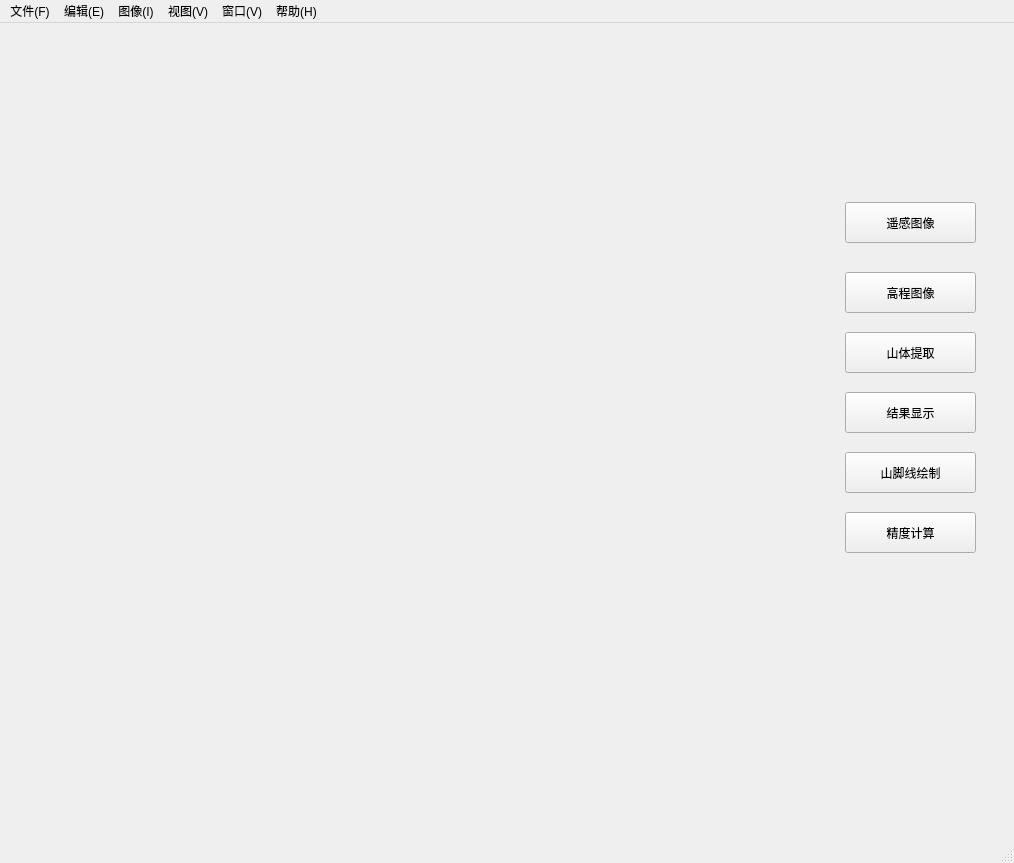
<?xml version="1.0" encoding="UTF-8"?>
<ui version="4.0">
 <class>MainWindow</class>
 <widget class="QMainWindow" name="MainWindow">
  <property name="geometry">
   <rect>
    <x>0</x>
    <y>0</y>
    <width>1014</width>
    <height>863</height>
   </rect>
  </property>
  <property name="windowTitle">
   <string>MainWindow</string>
  </property>
  <widget class="QWidget" name="centralwidget">
   <layout class="QHBoxLayout" name="horizontalLayout">
    <item>
     <widget class="QLabel" name="label">
      <property name="minimumSize">
       <size>
        <width>800</width>
        <height>800</height>
       </size>
      </property>
      <property name="text">
       <string/>
      </property>
      <property name="scaledContents">
       <bool>true</bool>
      </property>
     </widget>
    </item>
    <item>
     <widget class="QWidget" name="widget" native="true">
      <property name="minimumSize">
       <size>
        <width>190</width>
        <height>0</height>
       </size>
      </property>
      <property name="maximumSize">
       <size>
        <width>190</width>
        <height>16777215</height>
       </size>
      </property>
      <property name="layoutDirection">
       <enum>Qt::LeftToRight</enum>
      </property>
      <widget class="QPushButton" name="pushButton_oriRemote">
       <property name="geometry">
        <rect>
         <x>30</x>
         <y>170</y>
         <width>131</width>
         <height>41</height>
        </rect>
       </property>
       <property name="contextMenuPolicy">
        <enum>Qt::NoContextMenu</enum>
       </property>
       <property name="text">
        <string>遥感图像</string>
       </property>
      </widget>
      <widget class="QPushButton" name="pushButton_extract">
       <property name="geometry">
        <rect>
         <x>30</x>
         <y>300</y>
         <width>131</width>
         <height>41</height>
        </rect>
       </property>
       <property name="text">
        <string>山体提取</string>
       </property>
      </widget>
      <widget class="QPushButton" name="pushButton_show">
       <property name="geometry">
        <rect>
         <x>30</x>
         <y>360</y>
         <width>131</width>
         <height>41</height>
        </rect>
       </property>
       <property name="contextMenuPolicy">
        <enum>Qt::NoContextMenu</enum>
       </property>
       <property name="text">
        <string>结果显示</string>
       </property>
      </widget>
      <widget class="QPushButton" name="pushButton_calculate">
       <property name="geometry">
        <rect>
         <x>30</x>
         <y>480</y>
         <width>131</width>
         <height>41</height>
        </rect>
       </property>
       <property name="contextMenuPolicy">
        <enum>Qt::NoContextMenu</enum>
       </property>
       <property name="text">
        <string>精度计算</string>
       </property>
      </widget>
      <widget class="QPushButton" name="pushButton_drawLine">
       <property name="geometry">
        <rect>
         <x>30</x>
         <y>420</y>
         <width>131</width>
         <height>41</height>
        </rect>
       </property>
       <property name="contextMenuPolicy">
        <enum>Qt::NoContextMenu</enum>
       </property>
       <property name="text">
        <string>山脚线绘制</string>
       </property>
      </widget>
      <widget class="QPushButton" name="pushButton_oriDem">
       <property name="geometry">
        <rect>
         <x>30</x>
         <y>240</y>
         <width>131</width>
         <height>41</height>
        </rect>
       </property>
       <property name="contextMenuPolicy">
        <enum>Qt::NoContextMenu</enum>
       </property>
       <property name="text">
        <string>高程图像</string>
       </property>
      </widget>
     </widget>
    </item>
   </layout>
  </widget>
  <widget class="QMenuBar" name="menubar">
   <property name="geometry">
    <rect>
     <x>0</x>
     <y>0</y>
     <width>1014</width>
     <height>23</height>
    </rect>
   </property>
   <widget class="QMenu" name="menu_F">
    <property name="title">
     <string>文件(F)</string>
    </property>
    <addaction name="action_openRemote"/>
    <addaction name="action_openDem"/>
    <addaction name="action_saveImg"/>
    <addaction name="action_quit"/>
   </widget>
   <widget class="QMenu" name="menu_E">
    <property name="title">
     <string>编辑(E)</string>
    </property>
    <widget class="QMenu" name="menu_predictMode">
     <property name="title">
      <string>预测模式</string>
     </property>
     <addaction name="action_singleImg"/>
     <addaction name="action_folderImg"/>
    </widget>
    <addaction name="menu_predictMode"/>
    <addaction name="separator"/>
    <addaction name="action_cleanImg"/>
    <addaction name="action_ParaSetting"/>
   </widget>
   <widget class="QMenu" name="menu_I">
    <property name="title">
     <string>图像(I)</string>
    </property>
    <addaction name="action_slope"/>
    <addaction name="action_curvKh"/>
    <addaction name="action_curvkv"/>
   </widget>
   <widget class="QMenu" name="menu_V">
    <property name="title">
     <string>视图(V)</string>
    </property>
   </widget>
   <widget class="QMenu" name="menu_V_2">
    <property name="title">
     <string>窗口(V)</string>
    </property>
   </widget>
   <widget class="QMenu" name="menu_H">
    <property name="title">
     <string>帮助(H)</string>
    </property>
   </widget>
   <addaction name="menu_F"/>
   <addaction name="menu_E"/>
   <addaction name="menu_I"/>
   <addaction name="menu_V"/>
   <addaction name="menu_V_2"/>
   <addaction name="menu_H"/>
  </widget>
  <widget class="QStatusBar" name="statusbar"/>
  <action name="action_openRemote">
   <property name="text">
    <string>加载遥感数据</string>
   </property>
  </action>
  <action name="action_saveImg">
   <property name="text">
    <string>保存结果</string>
   </property>
  </action>
  <action name="action_quit">
   <property name="text">
    <string>退出</string>
   </property>
  </action>
  <action name="action_cleanImg">
   <property name="text">
    <string>清空图层</string>
   </property>
  </action>
  <action name="action_singleImg">
   <property name="text">
    <string>单张图片</string>
   </property>
  </action>
  <action name="action_folderImg">
   <property name="text">
    <string>文件夹</string>
   </property>
  </action>
  <action name="action_openDem">
   <property name="text">
    <string>加载高程数据</string>
   </property>
  </action>
  <action name="action_ParaSetting">
   <property name="text">
    <string>参数设置</string>
   </property>
  </action>
  <action name="action_slope">
   <property name="text">
    <string>坡度图</string>
   </property>
  </action>
  <action name="action_curvKh">
   <property name="text">
    <string>平面曲率</string>
   </property>
  </action>
  <action name="action_curvkv">
   <property name="text">
    <string>剖面曲率</string>
   </property>
  </action>
 </widget>
 <resources/>
 <connections>
  <connection>
   <sender>action_cleanImg</sender>
   <signal>triggered()</signal>
   <receiver>MainWindow</receiver>
   <slot>cleanImg()</slot>
   <hints>
    <hint type="sourcelabel">
     <x>-1</x>
     <y>-1</y>
    </hint>
    <hint type="destinationlabel">
     <x>506</x>
     <y>431</y>
    </hint>
   </hints>
  </connection>
  <connection>
   <sender>action_openRemote</sender>
   <signal>triggered()</signal>
   <receiver>MainWindow</receiver>
   <slot>openImg()</slot>
   <hints>
    <hint type="sourcelabel">
     <x>-1</x>
     <y>-1</y>
    </hint>
    <hint type="destinationlabel">
     <x>506</x>
     <y>431</y>
    </hint>
   </hints>
  </connection>
  <connection>
   <sender>action_quit</sender>
   <signal>triggered()</signal>
   <receiver>MainWindow</receiver>
   <slot>quit()</slot>
   <hints>
    <hint type="sourcelabel">
     <x>-1</x>
     <y>-1</y>
    </hint>
    <hint type="destinationlabel">
     <x>506</x>
     <y>431</y>
    </hint>
   </hints>
  </connection>
  <connection>
   <sender>action_saveImg</sender>
   <signal>triggered()</signal>
   <receiver>MainWindow</receiver>
   <slot>saveImg()</slot>
   <hints>
    <hint type="sourcelabel">
     <x>-1</x>
     <y>-1</y>
    </hint>
    <hint type="destinationlabel">
     <x>506</x>
     <y>431</y>
    </hint>
   </hints>
  </connection>
  <connection>
   <sender>pushButton_extract</sender>
   <signal>clicked()</signal>
   <receiver>MainWindow</receiver>
   <slot>extract()</slot>
   <hints>
    <hint type="sourcelabel">
     <x>910</x>
     <y>332</y>
    </hint>
    <hint type="destinationlabel">
     <x>506</x>
     <y>431</y>
    </hint>
   </hints>
  </connection>
  <connection>
   <sender>pushButton_oriRemote</sender>
   <signal>clicked()</signal>
   <receiver>MainWindow</receiver>
   <slot>originalImg()</slot>
   <hints>
    <hint type="sourcelabel">
     <x>975</x>
     <y>242</y>
    </hint>
    <hint type="destinationlabel">
     <x>506</x>
     <y>431</y>
    </hint>
   </hints>
  </connection>
  <connection>
   <sender>pushButton_calculate</sender>
   <signal>clicked()</signal>
   <receiver>MainWindow</receiver>
   <slot>calculate()</slot>
   <hints>
    <hint type="sourcelabel">
     <x>910</x>
     <y>532</y>
    </hint>
    <hint type="destinationlabel">
     <x>506</x>
     <y>431</y>
    </hint>
   </hints>
  </connection>
  <connection>
   <sender>pushButton_show</sender>
   <signal>clicked()</signal>
   <receiver>MainWindow</receiver>
   <slot>showResult()</slot>
   <hints>
    <hint type="sourcelabel">
     <x>975</x>
     <y>432</y>
    </hint>
    <hint type="destinationlabel">
     <x>506</x>
     <y>431</y>
    </hint>
   </hints>
  </connection>
  <connection>
   <sender>action_singleImg</sender>
   <signal>triggered()</signal>
   <receiver>MainWindow</receiver>
   <slot>setSingleImg()</slot>
   <hints>
    <hint type="sourcelabel">
     <x>-1</x>
     <y>-1</y>
    </hint>
    <hint type="destinationlabel">
     <x>506</x>
     <y>431</y>
    </hint>
   </hints>
  </connection>
  <connection>
   <sender>action_folderImg</sender>
   <signal>triggered()</signal>
   <receiver>MainWindow</receiver>
   <slot>setFolderImg()</slot>
   <hints>
    <hint type="sourcelabel">
     <x>-1</x>
     <y>-1</y>
    </hint>
    <hint type="destinationlabel">
     <x>506</x>
     <y>431</y>
    </hint>
   </hints>
  </connection>
  <connection>
   <sender>pushButton_oriDem</sender>
   <signal>clicked()</signal>
   <receiver>MainWindow</receiver>
   <slot>originalDem()</slot>
   <hints>
    <hint type="sourcelabel">
     <x>910</x>
     <y>292</y>
    </hint>
    <hint type="destinationlabel">
     <x>506</x>
     <y>431</y>
    </hint>
   </hints>
  </connection>
  <connection>
   <sender>pushButton_drawLine</sender>
   <signal>clicked()</signal>
   <receiver>MainWindow</receiver>
   <slot>drawMountainFoot()</slot>
   <hints>
    <hint type="sourcelabel">
     <x>910</x>
     <y>472</y>
    </hint>
    <hint type="destinationlabel">
     <x>506</x>
     <y>431</y>
    </hint>
   </hints>
  </connection>
  <connection>
   <sender>action_openDem</sender>
   <signal>triggered()</signal>
   <receiver>MainWindow</receiver>
   <slot>openDem()</slot>
   <hints>
    <hint type="sourcelabel">
     <x>-1</x>
     <y>-1</y>
    </hint>
    <hint type="destinationlabel">
     <x>506</x>
     <y>431</y>
    </hint>
   </hints>
  </connection>
  <connection>
   <sender>action_ParaSetting</sender>
   <signal>triggered()</signal>
   <receiver>MainWindow</receiver>
   <slot>paraSetting()</slot>
   <hints>
    <hint type="sourcelabel">
     <x>-1</x>
     <y>-1</y>
    </hint>
    <hint type="destinationlabel">
     <x>506</x>
     <y>431</y>
    </hint>
   </hints>
  </connection>
  <connection>
   <sender>action_curvKh</sender>
   <signal>triggered()</signal>
   <receiver>MainWindow</receiver>
   <slot>show_curvKh()</slot>
   <hints>
    <hint type="sourcelabel">
     <x>-1</x>
     <y>-1</y>
    </hint>
    <hint type="destinationlabel">
     <x>506</x>
     <y>431</y>
    </hint>
   </hints>
  </connection>
  <connection>
   <sender>action_curvkv</sender>
   <signal>triggered()</signal>
   <receiver>MainWindow</receiver>
   <slot>show_curvKv()</slot>
   <hints>
    <hint type="sourcelabel">
     <x>-1</x>
     <y>-1</y>
    </hint>
    <hint type="destinationlabel">
     <x>506</x>
     <y>431</y>
    </hint>
   </hints>
  </connection>
  <connection>
   <sender>action_slope</sender>
   <signal>triggered()</signal>
   <receiver>MainWindow</receiver>
   <slot>show_slope()</slot>
   <hints>
    <hint type="sourcelabel">
     <x>-1</x>
     <y>-1</y>
    </hint>
    <hint type="destinationlabel">
     <x>506</x>
     <y>431</y>
    </hint>
   </hints>
  </connection>
 </connections>
 <slots>
  <slot>originalImg()</slot>
  <slot>openImg()</slot>
  <slot>saveImg()</slot>
  <slot>quit()</slot>
  <slot>showResult()</slot>
  <slot>calculate()</slot>
  <slot>cleanImg()</slot>
  <slot>setSingleImg()</slot>
  <slot>setFolderImg()</slot>
  <slot>originalDem()</slot>
  <slot>openDem()</slot>
  <slot>extract()</slot>
  <slot>drawMountainFoot()</slot>
  <slot>paraSetting()</slot>
  <slot>show_slope()</slot>
  <slot>show_curvKh()</slot>
  <slot>show_curvKv()</slot>
 </slots>
</ui>
